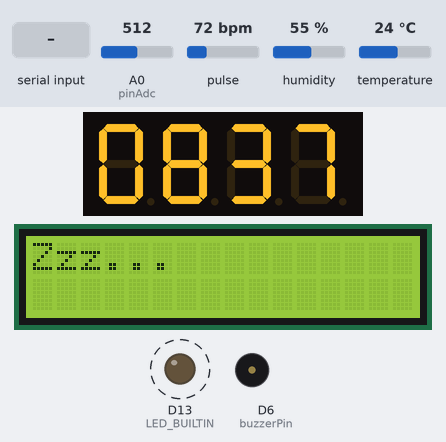
Simulated run of this sketch. Board: Arduino Due. Parts: 4-digit seven-segment display, 16×2 character LCD, output pins drawn as LEDs (lit = HIGH), buzzer (waves = sounding, pin HIGH). Dashed ring = blinking. The inputs (shaded band) are chosen by the test bench; at power-on: pulse 72 bpm, A0 (pinAdc) = 512, humidity 55 %, temperature 24 °C. What the sketch prints to the serial monitor is not drawn.

Above: at 1.1 s.
At 5.6 s:
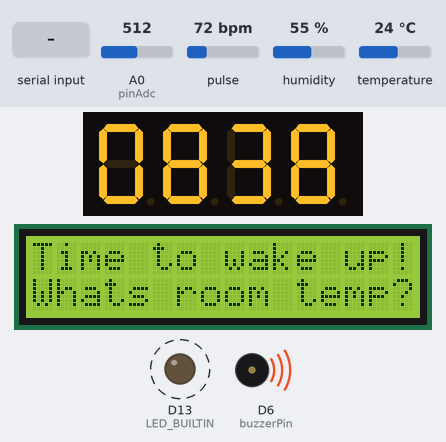
5.7 s: "90,45\n" received over Serial
At 6.2 s:
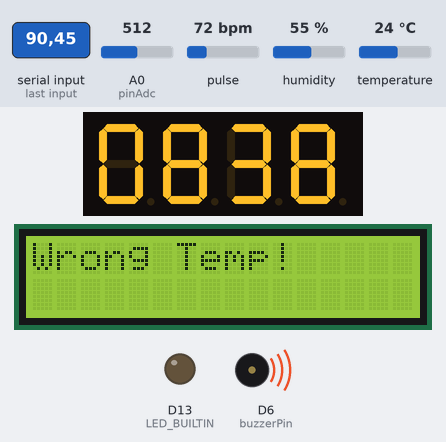
8.4 s: "30,150\n" received over Serial
At 9.2 s:
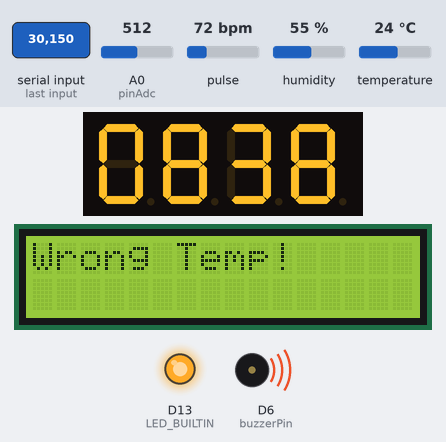
9.9 s: pulse set to 42 bpm
11.4 s: "5\n" received over Serial
At 13.1 s:
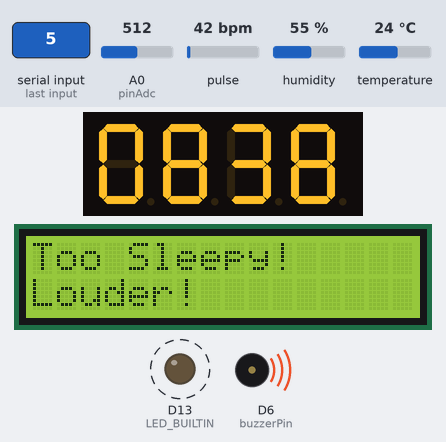
15.3 s: pulse set to 130 bpm
16.8 s: "90\n" received over Serial
At 18.37 s:
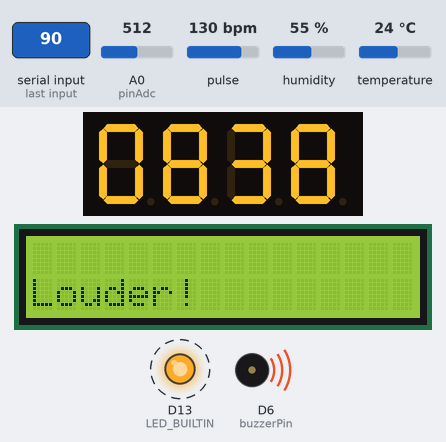
Timing chart, 0 to 21.2 s (numbered marks = the images above; inputs shaded):
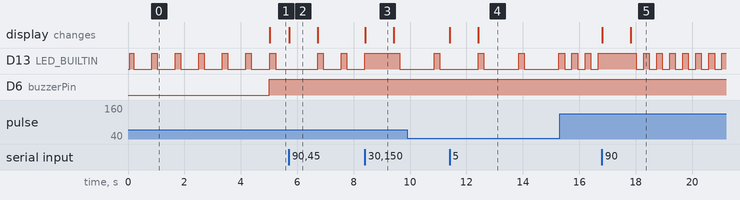

Measured:
- after the input at 5.7 s, the display: changes at once (image 2)
- after the input at 8.4 s, the display: changes at once (image 3)
- after the input at 11.4 s, the display: first changes at once (image 4 shows a later state)
- after the input at 16.8 s, the display: first changes at once (image 5 shows a later state)
- by itself, D13 (LED_BUILTIN): alternates HIGH for 0.20 s and LOW for 0.63 s
- what the display in image 2 shows lasts 1.0 s, from 5.7 s to 6.7 s

The sketch:

alarmClockRunCode.ino
```cpp
#include <LiquidCrystal.h>
#include <PulseSensorPlayground.h>
#include "Grove_Temperature_And_Humidity_Sensor.h"
#include "SevSeg.h"

#define DHTTYPE DHT11
#define DHTPIN 2

SevSeg sevseg;
PulseSensorPlayground pulseSensor;
DHT dht(DHTPIN, DHTTYPE);

bool volumeIsHighest = false;
const int buttonPin = 2;
int buttonState = 0;
const int pinAdc = A0;
int currentHour = 8;
int currentMinute = 37;
int currentSeconds = 40 + 15;
int currentTimeInms = 0;
int alarmHour = 8;
int alarmMinute = 38;
int uHour;
int uMinute;
bool hasRun = false;
int tempRead;
int universalBPM = 0;
bool alarmSounding = false;

LiquidCrystal lcd(38, 40, 47, 49, 51, 53);

const int PulseWire = 7;
const int LED = LED_BUILTIN;
int Threshold = 550;

#ifdef ARDUINO_ARCH_AVR
#define debug Serial0
#elif defined(ARDUINO_ARCH_SAMD) || defined(ARDUINO_ARCH_SAM)
#define debug SerialUSB
#else
#define debug Serial
#endif

const int buzzerPin = 6;

void setup() {
  SerialUSB.begin(115200);

  pulseSensor.analogInput(PulseWire);
  pulseSensor.blinkOnPulse(LED);
  pulseSensor.setThreshold(Threshold);

  if (pulseSensor.begin()) {
    SerialUSB.println("We created a pulseSensor Object !");
  }

  pinMode(buzzerPin, OUTPUT);
  debug.begin(115200);
  debug.println("DHTxx test!");
  Wire.begin();
  dht.begin();

  byte numDigits = 4;
  byte digitPins[] = {22, 23, 24, 25};
  byte segmentPins[] = {26, 27, 28, 29, 30, 31, 32, 33};
  bool resistorsOnSegments = 0;
  sevseg.begin(COMMON_CATHODE, numDigits, digitPins, segmentPins,
               resistorsOnSegments);
  sevseg.setBrightness(60);

  lcd.begin(16, 2);
  lcd.setCursor(0, 0);
  lcd.print("Zzz...");
}

float getTemp() {
  float temp_hum_val[2] = {0};
  if (!dht.readTempAndHumidity(temp_hum_val)) {
    debug.print("Humidity: ");
    debug.print(temp_hum_val[0]);
    debug.print(" %\t");
    debug.print("Temperature: ");
    debug.print(temp_hum_val[1]);
    debug.println(" *C");
    hasRun = true;
    return (float)temp_hum_val[1];
  } else {
    debug.println("Failed to get temperature and humidity value.");
    hasRun = true;
  }
}

long readSound() {
  long sum = 0;
  for (int i = 0; i < 32; i++) {
    sum += analogRead(pinAdc);
  }

  sum >>= 5;
  debug.println("Your sound level is: ");
  debug.println(sum);
  return sum;
}

void loop() {
  if (pulseSensor.sawStartOfBeat()) {
    int myBPM = pulseSensor.getBeatsPerMinute();
    universalBPM = myBPM;
    SerialUSB.println("♥  A HeartBeat Happened ! ");
    SerialUSB.print("BPM: ");
    SerialUSB.println(myBPM);
  }

  if (debug.available() > 0) {
    int number = debug.parseInt();
    debug.println("You entered: ");
    debug.println(number);
    if (alarmSounding) {
      lcd.clear();
      lcd.setCursor(0, 0);
    }
    int volume = readSound();
    if (alarmSounding) {
      if ((int)number == (int)tempRead && universalBPM > 60 && volume > 900) {
        digitalWrite(buzzerPin, LOW);
        lcd.setCursor(0, 0);
        lcd.print("Good Morning!");
        alarmSounding = false;
      } else {
        if (number != tempRead && number != 0) {
          lcd.print("Wrong Temp!");
        } else {
          if (universalBPM <= 60) {
            lcd.setCursor(0, 0);
            lcd.print("Too Sleepy!");
          }
          if (volume <= 900) {
            lcd.setCursor(0, 1);
            lcd.print("Louder!");
          }
        }
        number = -200;
      }
    }
  }
  currentTimeInms = (currentHour * 3600 * 1000) + (currentMinute * 60 * 1000) +
                    (currentSeconds * 1000);
  unsigned long currentMillis = millis() + currentTimeInms;
  int hour = (currentMillis / 1000 / 3600) % 24;
  int minute = ((currentMillis / 1000) / 60) % 60;
  uHour = hour;
  uMinute = minute;
  int digit1 = hour / 10;
  int digit2 = hour % 10;
  int digit3 = minute / 10;
  int digit4 = minute % 10;

  char charDigit1 = '0' + digit1;
  char charDigit2 = '0' + digit2;
  char charDigit3 = '0' + digit3;
  char charDigit4 = '0' + digit4;
  char arr[] = {charDigit1, charDigit2, charDigit3, charDigit4};
  sevseg.setChars(arr);
  sevseg.refreshDisplay();

  if (hour == alarmHour && minute == alarmMinute) {
    if (!hasRun) {
      digitalWrite(buzzerPin, HIGH);
      alarmSounding = true;
      lcd.clear();
      lcd.print("Time to wake up!");
      lcd.setCursor(0, 1);
      lcd.print("Whats room temp?");
      tempRead = getTemp();
    }
  }
}
```
